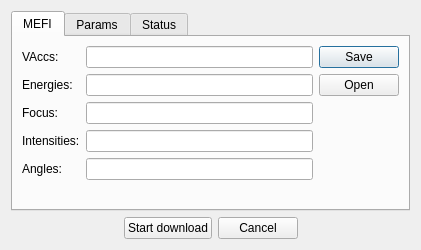
<?xml version="1.0" encoding="UTF-8"?>
<ui version="4.0">
 <class>Form</class>
 <widget class="QWidget" name="Form">
  <property name="geometry">
   <rect>
    <x>0</x>
    <y>0</y>
    <width>421</width>
    <height>250</height>
   </rect>
  </property>
  <property name="windowTitle">
   <string>Form</string>
  </property>
  <layout class="QVBoxLayout" name="verticalLayout">
   <item>
    <widget class="QTabWidget" name="ctrl_tab">
     <property name="currentIndex">
      <number>0</number>
     </property>
     <widget class="QWidget" name="tab_settings">
      <attribute name="title">
       <string>MEFI</string>
      </attribute>
      <layout class="QHBoxLayout" name="horizontalLayout_3">
       <item>
        <layout class="QFormLayout" name="formLayout">
         <item row="0" column="0">
          <widget class="QLabel" name="label">
           <property name="text">
            <string>VAccs:</string>
           </property>
          </widget>
         </item>
         <item row="1" column="0">
          <widget class="QLabel" name="label_2">
           <property name="text">
            <string>Energies:</string>
           </property>
          </widget>
         </item>
         <item row="2" column="0">
          <widget class="QLabel" name="label_4">
           <property name="text">
            <string>Focus:</string>
           </property>
          </widget>
         </item>
         <item row="3" column="0">
          <widget class="QLabel" name="label_3">
           <property name="text">
            <string>Intensities:</string>
           </property>
          </widget>
         </item>
         <item row="4" column="0">
          <widget class="QLabel" name="label_5">
           <property name="text">
            <string>Angles:</string>
           </property>
          </widget>
         </item>
         <item row="0" column="1">
          <widget class="QLineEdit" name="ctrl_vacc"/>
         </item>
         <item row="1" column="1">
          <widget class="QLineEdit" name="ctrl_energy"/>
         </item>
         <item row="2" column="1">
          <widget class="QLineEdit" name="ctrl_focus"/>
         </item>
         <item row="3" column="1">
          <widget class="QLineEdit" name="ctrl_intensity"/>
         </item>
         <item row="4" column="1">
          <widget class="QLineEdit" name="ctrl_angle"/>
         </item>
        </layout>
       </item>
       <item>
        <widget class="QDialogButtonBox" name="mefi_buttons">
         <property name="orientation">
          <enum>Qt::Vertical</enum>
         </property>
         <property name="standardButtons">
          <set>QDialogButtonBox::Open|QDialogButtonBox::Save</set>
         </property>
        </widget>
       </item>
      </layout>
     </widget>
     <widget class="QWidget" name="tab_params">
      <attribute name="title">
       <string>Params</string>
      </attribute>
      <layout class="QHBoxLayout" name="horizontalLayout_2">
       <item>
        <widget class="QListWidget" name="ctrl_params">
         <property name="alternatingRowColors">
          <bool>true</bool>
         </property>
        </widget>
       </item>
      </layout>
     </widget>
     <widget class="QWidget" name="tab_status">
      <attribute name="title">
       <string>Status</string>
      </attribute>
      <layout class="QVBoxLayout" name="verticalLayout_3">
       <item>
        <widget class="QPlainTextEdit" name="ctrl_log">
         <property name="readOnly">
          <bool>true</bool>
         </property>
        </widget>
       </item>
      </layout>
     </widget>
    </widget>
   </item>
   <item>
    <layout class="QHBoxLayout" name="horizontalLayout">
     <item>
      <spacer name="horizontalSpacer_2">
       <property name="orientation">
        <enum>Qt::Horizontal</enum>
       </property>
       <property name="sizeHint" stdset="0">
        <size>
         <width>40</width>
         <height>20</height>
        </size>
       </property>
      </spacer>
     </item>
     <item>
      <widget class="QPushButton" name="btn_download">
       <property name="text">
        <string>Start download</string>
       </property>
      </widget>
     </item>
     <item>
      <widget class="QPushButton" name="btn_cancel">
       <property name="text">
        <string>Cancel</string>
       </property>
      </widget>
     </item>
     <item>
      <spacer name="horizontalSpacer">
       <property name="orientation">
        <enum>Qt::Horizontal</enum>
       </property>
       <property name="sizeHint" stdset="0">
        <size>
         <width>40</width>
         <height>20</height>
        </size>
       </property>
      </spacer>
     </item>
    </layout>
   </item>
  </layout>
 </widget>
 <resources/>
 <connections/>
</ui>
